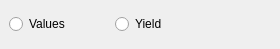
                                <widget class="QWidget" name="YesHistorical">
                                 <widget class="QWidget" name="gridLayoutWidget_3">
                                  <property name="geometry">
                                   <rect>
                                    <x>-1</x>
                                    <y>9</y>
                                    <width>271</width>
                                    <height>31</height>
                                   </rect>
                                  </property>
                                  <layout class="QGridLayout" name="gridLayout">
                                   <item row="0" column="1">
                                    <spacer name="horizontalSpacer_6">
                                     <property name="orientation">
                                      <enum>Qt::Horizontal</enum>
                                     </property>
                                     <property name="sizeType">
                                      <enum>QSizePolicy::Fixed</enum>
                                     </property>
                                     <property name="sizeHint" stdset="0">
                                      <size>
                                       <width>20</width>
                                       <height>20</height>
                                      </size>
                                     </property>
                                    </spacer>
                                   </item>
                                   <item row="0" column="0">
                                    <widget class="QRadioButton" name="btnValues">
                                     <property name="minimumSize">
                                      <size>
                                       <width>70</width>
                                       <height>0</height>
                                      </size>
                                     </property>
                                     <property name="maximumSize">
                                      <size>
                                       <width>70</width>
                                       <height>16777215</height>
                                      </size>
                                     </property>
                                     <property name="text">
                                      <string>Values</string>
                                     </property>
                                    </widget>
                                   </item>
                                   <item row="0" column="2">
                                    <widget class="QRadioButton" name="btnYield">
                                     <property name="maximumSize">
                                      <size>
                                       <width>143</width>
                                       <height>16777215</height>
                                      </size>
                                     </property>
                                     <property name="text">
                                      <string>Yield</string>
                                     </property>
                                    </widget>
                                   </item>
                                  </layout>
                                 </widget>
                                </widget>
